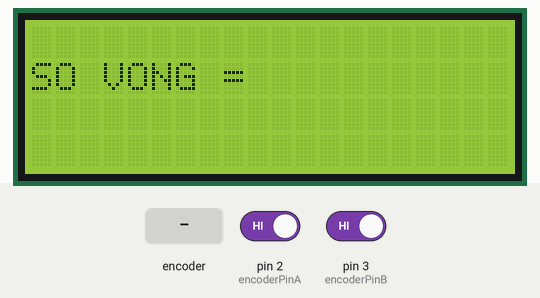
Bench run of a sketch on a simulated Arduino Uno, built with avr-gcc and run on an emulated ATmega328P. Shown: 20×4 character LCD. Inputs (shaded band) come from the test bench; at power-on: pin 2 (encoderPinA) HIGH, pin 3 (encoderPinB) HIGH. What the sketch prints to the serial monitor is not drawn.

Above: at 0.2 s.
At 1.7 s:
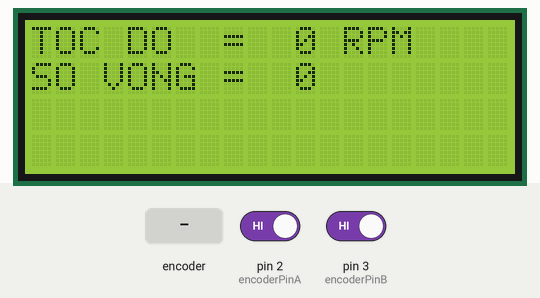
1.8 s: rotary encoder on pin 2 (encoderPinA) / pin 3 (encoderPinB) turned 3 steps (first pin leading)
4.7 s: rotary encoder on pin 2 (encoderPinA) / pin 3 (encoderPinB) turned 3 steps (first pin leading)
7.8 s: rotary encoder on pin 2 (encoderPinA) / pin 3 (encoderPinB) turned 2 steps (second pin leading)
At 9.0 s:
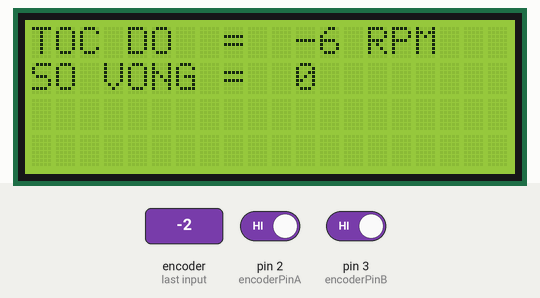
Timing chart, 0 to 10.8 s (numbered marks = the images above; inputs shaded):
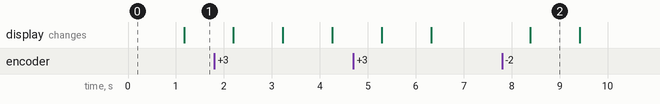

The sketch:

do_toc_dong_co.ino
```cpp
#include <Wire.h>
#include <LiquidCrystal_I2C.h>
LiquidCrystal_I2C lcd(0x3F,20,4);
// Cách nối các chân trên Encoder quay
#define  encoderPinA  2   // Tương ứng chân DT trên Encoder quay
#define  encoderPinB  3   // Tương ứng chân CLK trên Encoder quay
// Chân + nối nguồn 5V và chân GND nối cực âm


volatile  int encoderPos = 0;  // Cho vị trí đầu bằng 0
 int lastReportedPos = 1;   // Vị trí cuối bằng 1
static boolean rotating=false;      // Quản lý debounce (giống như là chống nhiễu)

// các biến cho trình phục vụ ngắt interrupt service routine vars
boolean A_set = false;
boolean B_set = false;
//Đo tốc độ
 int newposition;
 int oldposition=0;
 long newtime;
 long oldtime=0;
 int vantoc = 0;
 int ganvantoc = 0;
 int ganxung = 0;
 int sovong = 0;

void setup() {
  lcd.begin(20,4);
  lcd.init();                      // initialize the lcd
  lcd.backlight();
  pinMode(encoderPinA, INPUT_PULLUP); // INPUT-PULLUP tương đương Mode INPUT và tự động nhận trạng thái HIGH hoặc LOW
  pinMode(encoderPinB, INPUT_PULLUP);

// Chân encoder trên ngắt 0 (chân 2)
  attachInterrupt(0, doEncoderA, CHANGE);
// Chân encoder trên ngắt 1 (chân 3)
  attachInterrupt(1, doEncoderB, CHANGE);

  Serial.begin(9600);  // chuyển dữ liệu lên cổng Serial Port
  lcd.setCursor(0,1);
  lcd.print("SO VONG = ");

}

// Vòng lặp chính, công việc được thực hiện bởi trình phục vụ ngắt
void loop() {
   delay(1000);
   rotating = true;  // Khởi động bộ debounce (có thể hiểu như bộ chống nhiễu)
   newtime=millis();
   newposition=encoderPos;
   detachInterrupt(0);
   detachInterrupt(1);
   vantoc = (newposition-oldposition)*60/20;
    Serial.print("vantoc=");
    Serial.println(vantoc,DEC);
    oldposition=newposition;
    oldtime=newtime;
    lcd.clear();
    lcd.setCursor(0,0);
    lcd.print("TOC DO  = ");
    lcd.setCursor(11,0);
    lcd.print(vantoc);
    lcd.print(" RPM");
    lcd.setCursor(0,1);
    lcd.print("SO VONG = ");
    lcd.setCursor(11,1);
    lcd.print(sovong,DEC);
    attachInterrupt(0, doEncoderA, CHANGE);
    attachInterrupt(1, doEncoderB, CHANGE);
}

// Ngắt khi chuyển trạng thái của A
void doEncoderA(){
  // debounce
  if ( rotating ) delay (1);  // Chờ 1 chút

  // Kiểm tra việc chuyển đổi trạng thái, xem có thật sự thay đổi trạng thái chưa
  if( digitalRead(encoderPinA) != A_set ) {  // debounce một lần nữa
    A_set = !A_set;

    // Cộng 1 nếu có tín hiệu A rồi có tín hiệu B
    if ( A_set && !B_set )
      encoderPos += 1;
      ganxung += 1;
      sovong=encoderPos/20;
    if (ganxung == 42){ganxung=0;}
    rotating = false;  // Không cần debounce nữa cho đến khi được nhấn lần nữa

  }

}

// Ngắt khi thay đổi trạng thái ở B, tương tự như ở A
void doEncoderB(){
  if ( rotating ) delay (1);
  if( digitalRead(encoderPinB) != B_set ) {
    B_set = !B_set;
    //  Trừ 1 nếu B rồi đến A
    if( B_set && !A_set )
      encoderPos -= 1;
      rotating = false;
  }
}
//void displayLCD(){

  //lcd.setCursor(0,0);
 // lcd.print("t: ");
  //lcd.setCursor(4,0);
  //lcd.print(vantoc);
//  delay(1000);
//}
```

Measured:
- after the input at 7.8 s, the display: changes after 0.58 s (image 2)
- what the display in image 2 shows lasts 1.0 s, from 8.4 s to 9.4 s
